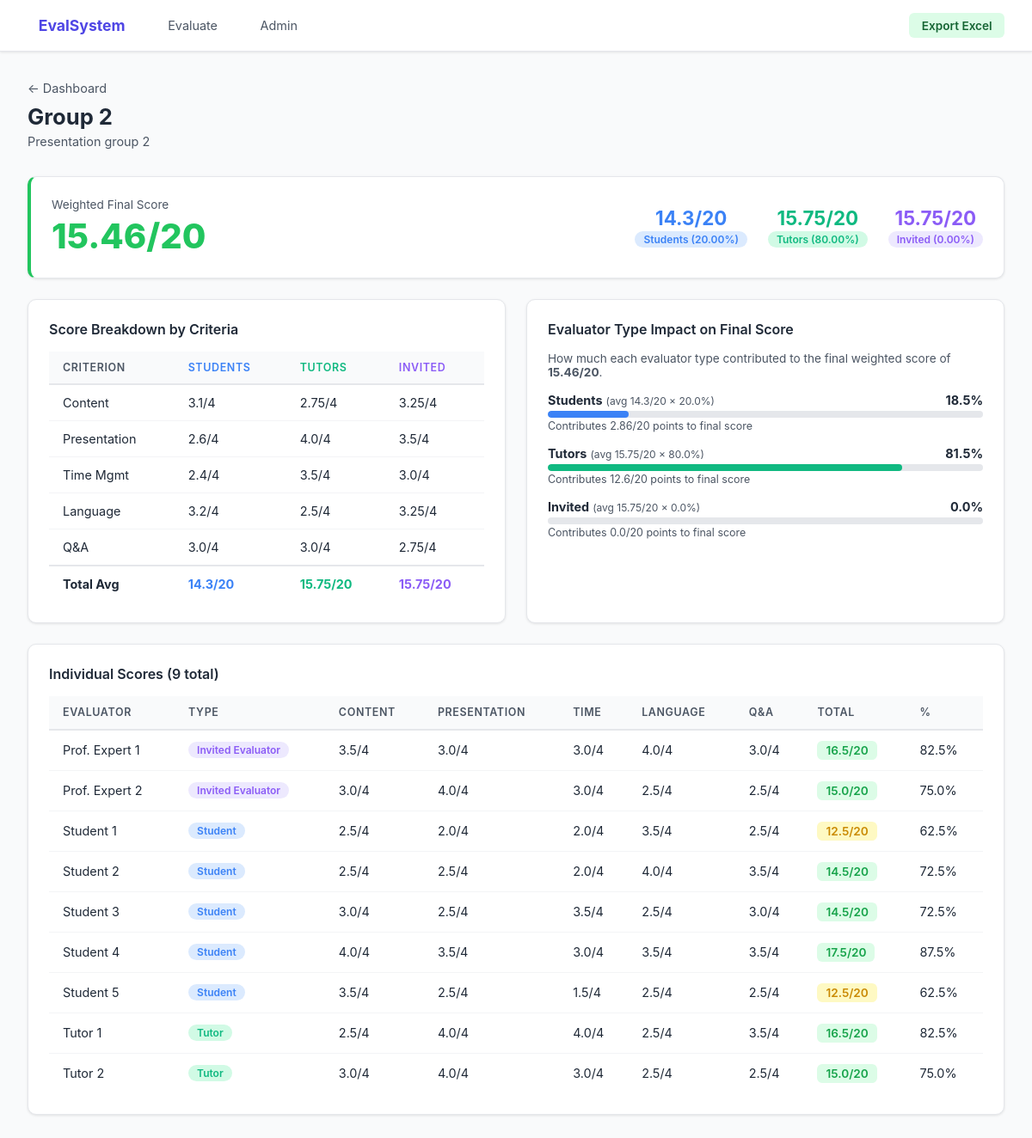
Page /group/8/ (signed in) on the committed database.
### evaluations/models.py (models this page shows, shortened)
class Group(models.Model):
    name = models.CharField(max_length=100)
    description = models.TextField(blank=True)
    created_at = models.DateTimeField(auto_now_add=True)
    def get_scores_by_type(self, evaluator_type):
        return Score.objects.filter(group=self, evaluator__evaluator_type=evaluator_type)
    def average_total_by_type(self, evaluator_type):
        scores = self.get_scores_by_type(evaluator_type)
        if not scores.exists():
            return None
        totals = [s.total() for s in scores]
        return round(sum(totals) / len(totals), 2)
    def weighted_final_score(self):
        config = WeightConfig.get_active()
        if not config:
            return None
        student_avg = self.average_total_by_type('student')
        tutor_avg = self.average_total_by_type('tutor')
        invited_avg = self.average_total_by_type('invited')
        total_weight = Decimal('0')
        weighted_sum = Decimal('0')
        for avg, weight in [(student_avg, config.student_weight),
                            (tutor_avg, config.tutor_weight),
                            (invited_avg, config.invited_weight)]:
            if avg is not None:
                weighted_sum += Decimal(str(avg)) * weight
                total_weight += weight
        if total_weight == 0:
            return None
        return round(float(weighted_sum / total_weight), 2)
    def score_breakdown(self):
        result = {}
        for et in ['student', 'tutor', 'invited']:
            scores = self.get_scores_by_type(et)
            if scores.exists():
                agg = scores.aggregate(
                    content=Avg('content'),
                    presentation_skills=Avg('presentation_skills'),
                    time_management=Avg('time_management'),
                    language=Avg('language'),
                    questions_answers=Avg('questions_answers'),
                )
                result[et] = {k: round(v, 2) if v else 0 for k, v in agg.items()}
                result[et]['total'] = self.average_total_by_type(et)
                result[et]['count'] = scores.values('evaluator').distinct().count()
        return result
    class Meta:
        ordering = ['name']

class WeightConfig(models.Model):
    name = models.CharField(max_length=100, default="Default Config")
    student_weight = models.DecimalField(max_digits=5, decimal_places=2, default=20,
                                          validators=[MinValueValidator(0), MaxValueValidator(100)])
    tutor_weight = models.DecimalField(max_digits=5, decimal_places=2, default=40,
                                        validators=[MinValueValidator(0), MaxValueValidator(100)])
    invited_weight = models.DecimalField(max_digits=5, decimal_places=2, default=40,
                                          validators=[MinValueValidator(0), MaxValueValidator(100)])
    tutor_password = models.CharField(max_length=100, default="tutor2024",
                                       help_text="Password for Tutor form AND dashboard access")
    invited_password = models.CharField(max_length=100, default="invited2024",
                                         help_text="Password for Invited Evaluator form")
    is_active = models.BooleanField(default=True)
    created_at = models.DateTimeField(auto_now_add=True)
    @classmethod
    def get_active(cls):
        return cls.objects.filter(is_active=True).first()
    def total_weight(self):
        return self.student_weight + self.tutor_weight + self.invited_weight
    class Meta:
        verbose_name = "Weight Configuration"

class Score(models.Model):
    group = models.ForeignKey(Group, on_delete=models.CASCADE, related_name='scores')
    evaluator = models.ForeignKey(Evaluator, on_delete=models.CASCADE, related_name='scores')
    content = models.FloatField(validators=SCORE_VALIDATOR)
    presentation_skills = models.FloatField(validators=SCORE_VALIDATOR)
    time_management = models.FloatField(validators=SCORE_VALIDATOR)
    language = models.FloatField(validators=SCORE_VALIDATOR)
    questions_answers = models.FloatField(validators=SCORE_VALIDATOR, null=True, blank=True)
    submitted_at = models.DateTimeField(auto_now_add=True)
    notes = models.TextField(blank=True)
    def total(self):
        return round(self.content + self.presentation_skills + self.time_management
                     + self.language + (self.questions_answers or 0), 2)
    def percentage(self):
        return round((self.total() / 20) * 100, 1)
    class Meta:
        unique_together = ('group', 'evaluator')
        ordering = ['-submitted_at']

class Evaluator(models.Model):
    EVALUATOR_TYPES = [
        ('student', 'Student'),
        ('tutor', 'Tutor'),
        ('invited', 'Invited Evaluator'),
    ]
    name = models.CharField(max_length=100)
    evaluator_type = models.CharField(max_length=10, choices=EVALUATOR_TYPES)
    email = models.EmailField(blank=True)
    class Meta:
        ordering = ['evaluator_type', 'name']

### evaluations/views.py (the view)
# urls.py: path('group/<int:pk>/', views.group_detail, name='group_detail'),
def group_detail(request, pk):
    if not is_authenticated(request, 'dashboard'):
        return redirect('dashboard_password')
    group = get_object_or_404(Group, pk=pk)
    breakdown = group.score_breakdown()
    scores = group.scores.select_related('evaluator').order_by('evaluator__evaluator_type')
    config = WeightConfig.get_active()
    ws = group.weighted_final_score()
    type_impact = None
    if config and ws:
        total_w = float(config.total_weight())
        type_impact = {}
        for label, avg, weight in [
            ('Students', group.average_total_by_type('student'), float(config.student_weight)),
            ('Tutors', group.average_total_by_type('tutor'), float(config.tutor_weight)),
            ('Invited', group.average_total_by_type('invited'), float(config.invited_weight)),
        ]:
            if avg is not None:
                contribution = avg * weight / total_w
                type_impact[label] = {
                    'avg': avg, 'weight': weight,
                    'contribution': round(contribution, 2),
                    'pct_of_final': round(contribution / ws * 100, 1),
                }
    return render(request, 'evaluations/group_detail.html', {
        'group': group, 'breakdown': breakdown, 'scores': scores,
        'config': config, 'type_impact': type_impact, 'weighted_score': ws,
        'criteria': CRITERIA,
    })

### evaluations/views.py (called while the page is built)
def is_authenticated(request, role):
    return request.session.get(SESSION_KEYS.get(role)) is True

### evaluations/templates/evaluations/group_detail.html (shortened to what this page needs)
{% extends "evaluations/base.html" %}
{% block content %}
<div style="margin-bottom:.5rem;"><a href="/" style="color:var(--gray-600); text-decoration:none; font-size:.9rem;">← Dashboard</a></div>
<div class="page-title">{{ group.name }}</div>
<p class="page-sub">{{ group.description|default:"Detailed score breakdown and evaluator impact." }}</p>
<div class="card" style="margin-bottom:1.5rem; border-left:4px solid {% if weighted_score >= 14 %}var(--success){% elif weighted_score %}var(--warning){% else %}var(--gray-200){% endif %};">
  <div style="display:flex; align-items:center; justify-content:space-between; flex-wrap:wrap; gap:1rem;">
    <div>
      <div style="font-size:.85rem; color:var(--gray-600); margin-bottom:4px;">Weighted Final Score</div>
      <div style="font-size:2.5rem; font-weight:800; color:{% if weighted_score >= 14 %}var(--success){% elif weighted_score %}var(--warning){% else %}var(--gray-600){% endif %}">
        {% if weighted_score %}{{ weighted_score }}/20{% else %}Pending{% endif %}
      </div>
    </div>
    {% if config %}
    <div style="display:flex; gap:1.5rem; flex-wrap:wrap;">
      {% if breakdown.student %}<div style="text-align:center;"><div style="font-size:1.4rem; font-weight:700; color:var(--student)">{{ breakdown.student.total }}/20</div><div class="badge badge-student">Students ({{ config.student_weight }}%)</div></div>{% endif %}
      {% if breakdown.tutor %}<div style="text-align:center;"><div style="font-size:1.4rem; font-weight:700; color:var(--tutor)">{{ breakdown.tutor.total }}/20</div><div class="badge badge-tutor">Tutors ({{ config.tutor_weight }}%)</div></div>{% endif %}
      {% if breakdown.invited %}<div style="text-align:center;"><div style="font-size:1.4rem; font-weight:700; color:var(--invited)">{{ breakdown.invited.total }}/20</div><div class="badge badge-invited">Invited ({{ config.invited_weight }}%)</div></div>{% endif %}
    </div>
    {% endif %}
  </div>
</div>
<div class="grid grid-2" style="margin-bottom:1.5rem;">
  <div class="card">
    <div class="card-title">Score Breakdown by Criteria</div>
    <table>
      <thead>
        <tr>
          <th>Criterion</th>
          {% if breakdown.student %}<th style="color:var(--student)">Students</th>{% endif %}
          {% if breakdown.tutor %}<th style="color:var(--tutor)">Tutors</th>{% endif %}
          {% if breakdown.invited %}<th style="color:var(--invited)">Invited</th>{% endif %}
        </tr>
      </thead>
      <tbody>
        <tr><td>Content</td>{% if breakdown.student %}<td>{{ breakdown.student.content }}/4</td>{% endif %}{% if breakdown.tutor %}<td>{{ breakdown.tutor.content }}/4</td>{% endif %}{% if breakdown.invited %}<td>{{ breakdown.invited.content }}/4</td>{% endif %}</tr>
        <tr><td>Presentation</td>{% if breakdown.student %}<td>{{ breakdown.student.presentation_skills }}/4</td>{% endif %}{% if breakdown.tutor %}<td>{{ breakdown.tutor.presentation_skills }}/4</td>{% endif %}{% if breakdown.invited %}<td>{{ breakdown.invited.presentation_skills }}/4</td>{% endif %}</tr>
        <tr><td>Time Mgmt</td>{% if breakdown.student %}<td>{{ breakdown.student.time_management }}/4</td>{% endif %}{% if breakdown.tutor %}<td>{{ breakdown.tutor.time_management }}/4</td>{% endif %}{% if breakdown.invited %}<td>{{ breakdown.invited.time_management }}/4</td>{% endif %}</tr>
        <tr><td>Language</td>{% if breakdown.student %}<td>{{ breakdown.student.language }}/4</td>{% endif %}{% if breakdown.tutor %}<td>{{ breakdown.tutor.language }}/4</td>{% endif %}{% if breakdown.invited %}<td>{{ breakdown.invited.language }}/4</td>{% endif %}</tr>
        <tr><td>Q&A</td>{% if breakdown.student %}<td>{{ breakdown.student.questions_answers }}/4</td>{% endif %}{% if breakdown.tutor %}<td>{{ breakdown.tutor.questions_answers }}/4</td>{% endif %}{% if breakdown.invited %}<td>{{ breakdown.invited.questions_answers }}/4</td>{% endif %}</tr>
        <tr style="border-top:2px solid var(--gray-200); font-weight:700;">
          <td>Total Avg</td>
          {% if breakdown.student %}<td style="color:var(--student)">{{ breakdown.student.total }}/20</td>{% endif %}
          {% if breakdown.tutor %}<td style="color:var(--tutor)">{{ breakdown.tutor.total }}/20</td>{% endif %}
          {% if breakdown.invited %}<td style="color:var(--invited)">{{ breakdown.invited.total }}/20</td>{% endif %}
        </tr>
      </tbody>
    </table>
  </div>
  {% if type_impact %}
  <div class="card">
    <div class="card-title">Evaluator Type Impact on Final Score</div>
    <p style="font-size:.85rem; color:var(--gray-600); margin-bottom:1rem;">How much each evaluator type contributed to the final weighted score of <strong>{{ weighted_score }}/20</strong>.</p>
    {% for label, data in type_impact.items %}
    <div style="margin-bottom:1rem;">
      <div style="display:flex; justify-content:space-between; font-size:.9rem; margin-bottom:3px;">
        <span><strong>{{ label }}</strong> <small style="color:var(--gray-600)">(avg {{ data.avg }}/20 × {{ data.weight }}%)</small></span>
        <strong>{{ data.pct_of_final }}%</strong>
      </div>
      <div class="progress-bar">
        <div class="progress-fill" style="width:{{ data.pct_of_final }}%; background:{% if label == 'Students' %}var(--student){% elif label == 'Tutors' %}var(--tutor){% else %}var(--invited){% endif %};"></div>
      </div>
      <div style="font-size:.78rem; color:var(--gray-600); margin-top:2px;">Contributes {{ data.contribution }}/20 points to final score</div>
    </div>
    {% endfor %}
  </div>
  {% endif %}
</div>
<div class="card">
  <div class="card-title">Individual Scores ({{ scores|length }} total)</div>
  <table>
    <thead>
      <tr><th>Evaluator</th><th>Type</th><th>Content</th><th>Presentation</th><th>Time</th><th>Language</th><th>Q&A</th><th>Total</th><th>%</th></tr>
    </thead>
    <tbody>
      {% for score in scores %}
      <tr>
        <td>{{ score.evaluator.name }}</td>
        <td><span class="badge badge-{{ score.evaluator.evaluator_type }}">{{ score.evaluator.get_evaluator_type_display }}</span></td>
        <td>{{ score.content }}/4</td>
        <td>{{ score.presentation_skills }}/4</td>
        <td>{{ score.time_management }}/4</td>
        <td>{{ score.language }}/4</td>
        <td>{% if score.questions_answers is not None %}{{ score.questions_answers }}/4{% else %}<span style="color:var(--gray-600)">—</span>{% endif %}</td>
        <td><span class="score-chip {% if score.total >= 14 %}score-high{% elif score.total >= 10 %}score-mid{% else %}score-low{% endif %}">{{ score.total }}/20</span></td>
        <td>{{ score.percentage }}%</td>
      </tr>
      {% empty %}
      <tr><td colspan="9" style="text-align:center; color:var(--gray-600); padding:2rem;">No scores yet.</td></tr>
      {% endfor %}
    </tbody>
  </table>
</div>
{% endblock %}

### evaluations/templates/evaluations/base.html (style rules this page uses)
*, *::before, *::after { box-sizing: border-box; margin: 0; padding: 0; }
:root { --primary:#4f46e5; --primary-light:#eef2ff; --student:#3b82f6; --tutor:#10b981; --invited:#8b5cf6; --success:#22c55e; --warning:#f59e0b; --danger:#ef4444; --gray-50:#f9fafb; --gray-100:#f3f4f6; --gray-200:#e5e7eb; --gray-600:#4b5563; --gray-800:#1f2937; --gray-900:#111827; --radius:10px; --shadow:0 1px 3px rgba(0,0,0,.1); }
body { font-family:'Inter',system-ui,sans-serif; background:var(--gray-50); color:var(--gray-800); }
.page-title { font-size:1.6rem; font-weight:700; margin-bottom:.3rem; }
.page-sub { color:var(--gray-600); margin-bottom:2rem; font-size:.9rem; }
.card { background:white; border-radius:var(--radius); border:1px solid var(--gray-200); padding:1.5rem; box-shadow:var(--shadow); }
.card-title { font-weight:600; font-size:1rem; margin-bottom:1rem; }
.grid { display:grid; gap:1.5rem; }
.grid-2 { grid-template-columns:repeat(2,1fr); }
.badge { display:inline-block; padding:2px 10px; border-radius:999px; font-size:.75rem; font-weight:600; }
.badge-student { background:#dbeafe; color:var(--student); }
.badge-tutor { background:#d1fae5; color:var(--tutor); }
.badge-invited { background:#ede9fe; color:var(--invited); }
.progress-bar { height:8px; background:var(--gray-200); border-radius:999px; overflow:hidden; margin-top:4px; }
.progress-fill { height:100%; border-radius:999px; transition:width .5s ease; }
table { width:100%; border-collapse:collapse; font-size:.9rem; }
th { text-align:left; padding:.7rem 1rem; background:var(--gray-50); border-bottom:2px solid var(--gray-200); font-weight:600; font-size:.78rem; text-transform:uppercase; letter-spacing:.05em; color:var(--gray-600); }
td { padding:.75rem 1rem; border-bottom:1px solid var(--gray-100); }
tr:last-child td { border-bottom:none; }
.score-chip { display:inline-block; padding:3px 10px; border-radius:6px; font-weight:600; font-size:.85rem; }
.score-high { background:#dcfce7; color:#16a34a; }
.score-mid { background:#fef9c3; color:#ca8a04; }

### rows in the picture
Group: name "Group 2", description "Presentation group 2"
WeightConfig: student_weight "20.00", tutor_weight "80.00", invited_weight "0.00"
Score: evaluator.name "Prof. Expert 1", evaluator.evaluator_type "Invited Evaluator", content "3.5", presentation_skills "3.0", time_management "3.0", language "4.0", questions_answers "3.0", total "16.5", percentage "82.5"
Score: evaluator.name "Prof. Expert 2", evaluator.evaluator_type "Invited Evaluator", content "3.0", presentation_skills "4.0", time_management "3.0", language "2.5", questions_answers "2.5", total "15.0", percentage "75.0"
Score: evaluator.name "Student 1", evaluator.evaluator_type "Student", content "2.5", presentation_skills "2.0", time_management "2.0", language "3.5", questions_answers "2.5", total "12.5", percentage "62.5"
Score: evaluator.name "Student 2", evaluator.evaluator_type "Student", content "2.5", presentation_skills "2.5", time_management "2.0", language "4.0", questions_answers "3.5", total "14.5", percentage "72.5"
Score: evaluator.name "Student 3", evaluator.evaluator_type "Student", content "3.0", presentation_skills "2.5", time_management "3.5", language "2.5", questions_answers "3.0", total "14.5", percentage "72.5"
Score: evaluator.name "Student 4", evaluator.evaluator_type "Student", content "4.0", presentation_skills "3.5", time_management "3.0", language "3.5", questions_answers "3.5", total "17.5", percentage "87.5"
Score: evaluator.name "Student 5", evaluator.evaluator_type "Student", content "3.5", presentation_skills "2.5", time_management "1.5", language "2.5", questions_answers "2.5", total "12.5", percentage "62.5"
Score: evaluator.name "Tutor 1", evaluator.evaluator_type "Tutor", content "2.5", presentation_skills "4.0", time_management "4.0", language "2.5", questions_answers "3.5", total "16.5", percentage "82.5"
Score: evaluator.name "Tutor 2", evaluator.evaluator_type "Tutor", content "3.0", presentation_skills "4.0", time_management "3.0", language "2.5", questions_answers "2.5", total "15.0", percentage "75.0"

### other values in the picture
{{ weighted_score }} "15.46"
{{ breakdown.student.total }} "14.3"
{{ breakdown.tutor.total }} "15.75"
{{ breakdown.invited.total }} "15.75"
{{ breakdown.student.content }} "3.1"
{{ breakdown.tutor.content }} "2.75"
{{ breakdown.invited.content }} "3.25"
{{ breakdown.student.presentation_skills }} "2.6"
{{ breakdown.tutor.presentation_skills }} "4.0"
{{ breakdown.invited.presentation_skills }} "3.5"
{{ breakdown.student.time_management }} "2.4"
{{ breakdown.tutor.time_management }} "3.5"
{{ breakdown.invited.time_management }} "3.0"
{{ breakdown.student.language }} "3.2"
{{ breakdown.tutor.language }} "2.5"
